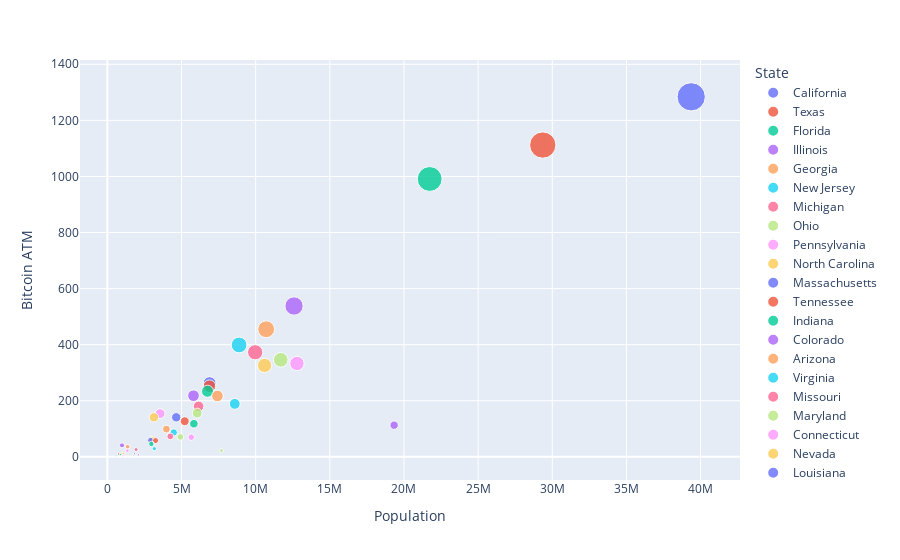

Notebook code for this chart:
### Code cell
# Linear relationship with population and bitcoin ATMs, NY (4th largest largest state in terms of pop - is the exception
# NY needs special licensing for crypto business and operations in the state - bitlicensing
# That might have negatively infulenced number of ATMs
px.scatter(
    atm_pop_df,
    x="Population",
    y="Bitcoin ATM",
    size="Bitcoin ATM",
    color="State",
    opacity=0.8
)

### Figure 1 — Plotly figure (JSON) as saved in the notebook; plotly's stock layout.template omitted (floating-point values rounded to 4 significant figures)
{"data": [{"hovertemplate": "State=California<br>Population=%{x}<br>Bitcoin ATM=%{marker.size}<extra></extra>", "legendgroup": "California", "marker": {"color": "#636efa", "opacity": 0.8, "size": [1284], "sizemode": "area", "sizeref": 3.21, "symbol": "circle"}, "mode": "markers", "name": "California", "orientation": "v", "showlegend": true, "type": "scatter", "x": [39368078], "xaxis": "x", "y": [1284], "yaxis": "y"}, {"hovertemplate": "State=Texas<br>Population=%{x}<br>Bitcoin ATM=%{marker.size}<extra></extra>", "legendgroup": "Texas", "marker": {"color": "#EF553B", "opacity": 0.8, "size": [1112], "sizemode": "area", "sizeref": 3.21, "symbol": "circle"}, "mode": "markers", "name": "Texas", "orientation": "v", "showlegend": true, "type": "scatter", "x": [29360759], "xaxis": "x", "y": [1112], "yaxis": "y"}, {"hovertemplate": "State=Florida<br>Population=%{x}<br>Bitcoin ATM=%{marker.size}<extra></extra>", "legendgroup": "Florida", "marker": {"color": "#00cc96", "opacity": 0.8, "size": [991], "sizemode": "area", "sizeref": 3.21, "symbol": "circle"}, "mode": "markers", "name": "Florida", "orientation": "v", "showlegend": true, "type": "scatter", "x": [21733312], "xaxis": "x", "y": [991], "yaxis": "y"}, {"hovertemplate": "State=Illinois<br>Population=%{x}<br>Bitcoin ATM=%{marker.size}<extra></extra>", "legendgroup": "Illinois", "marker": {"color": "#ab63fa", "opacity": 0.8, "size": [538], "sizemode": "area", "sizeref": 3.21, "symbol": "circle"}, "mode": "markers", "name": "Illinois", "orientation": "v", "showlegend": true, "type": "scatter", "x": [12587530], "xaxis": "x", "y": [538], "yaxis": "y"}, {"hovertemplate": "State=Georgia<br>Population=%{x}<br>Bitcoin ATM=%{marker.size}<extra></extra>", "legendgroup": "Georgia", "marker": {"color": "#FFA15A", "opacity": 0.8, "size": [455], "sizemode": "area", "sizeref": 3.21, "symbol": "circle"}, "mode": "markers", "name": "Georgia", "orientation": "v", "showlegend": true, "type": "scatter", "x": [10710017], "xaxis": "x", "y": [455], "yaxis": "y"}, {"hovertemplate": "State=New Jersey<br>Population=%{x}<br>Bitcoin ATM=%{marker.size}<extra></extra>", "legendgroup": "New Jersey", "marker": {"color": "#19d3f3", "opacity": 0.8, "size": [399], "sizemode": "area", "sizeref": 3.21, "symbol": "circle"}, "mode": "markers", "name": "New Jersey", "orientation": "v", "showlegend": true, "type": "scatter", "x": [8882371], "xaxis": "x", "y": [399], "yaxis": "y"}, {"hovertemplate": "State=Michigan<br>Population=%{x}<br>Bitcoin ATM=%{marker.size}<extra></extra>", "legendgroup": "Michigan", "marker": {"color": "#FF6692", "opacity": 0.8, "size": [373], "sizemode": "area", "sizeref": 3.21, "symbol": "circle"}, "mode": "markers", "name": "Michigan", "orientation": "v", "showlegend": true, "type": "scatter", "x": [9966555], "xaxis": "x", "y": [373], "yaxis": "y"}, {"hovertemplate": "State=Ohio<br>Population=%{x}<br>Bitcoin ATM=%{marker.size}<extra></extra>", "legendgroup": "Ohio", "marker": {"color": "#B6E880", "opacity": 0.8, "size": [346], "sizemode": "area", "sizeref": 3.21, "symbol": "circle"}, "mode": "markers", "name": "Ohio", "orientation": "v", "showlegend": true, "type": "scatter", "x": [11693217], "xaxis": "x", "y": [346], "yaxis": "y"}, {"hovertemplate": "State=Pennsylvania<br>Population=%{x}<br>Bitcoin ATM=%{marker.size}<extra></extra>", "legendgroup": "Pennsylvania", "marker": {"color": "#FF97FF", "opacity": 0.8, "size": [333], "sizemode": "area", "sizeref": 3.21, "symbol": "circle"}, "mode": "markers", "name": "Pennsylvania", "orientation": "v", "showlegend": true, "type": "scatter", "x": [12783254], "xaxis": "x", "y": [333], "yaxis": "y"}, {"hovertemplate": "State=North Carolina<br>Population=%{x}<br>Bitcoin ATM=%{marker.size}<extra></extra>", "legendgroup": "North Carolina", "marker": {"color": "#FECB52", "opacity": 0.8, "size": [326], "sizemode": "area", "sizeref": 3.21, "symbol": "circle"}, "mode": "markers", "name": "North Carolina", "orientation": "v", "showlegend": true, "type": "scatter", "x": [10600823], "xaxis": "x", "y": [326], "yaxis": "y"}, {"hovertemplate": "State=Massachusetts<br>Population=%{x}<br>Bitcoin ATM=%{marker.size}<extra></extra>", "legendgroup": "Massachusetts", "marker": {"color": "#636efa", "opacity": 0.8, "size": [263], "sizemode": "area", "sizeref": 3.21, "symbol": "circle"}, "mode": "markers", "name": "Massachusetts", "orientation": "v", "showlegend": true, "type": "scatter", "x": [6893574], "xaxis": "x", "y": [263], "yaxis": "y"}, {"hovertemplate": "State=Tennessee<br>Population=%{x}<br>Bitcoin ATM=%{marker.size}<extra></extra>", "legendgroup": "Tennessee", "marker": {"color": "#EF553B", "opacity": 0.8, "size": [252], "sizemode": "area", "sizeref": 3.21, "symbol": "circle"}, "mode": "markers", "name": "Tennessee", "orientation": "v", "showlegend": true, "type": "scatter", "x": [6886834], "xaxis": "x", "y": [252], "yaxis": "y"}, {"hovertemplate": "State=Indiana<br>Population=%{x}<br>Bitcoin ATM=%{marker.size}<extra></extra>", "legendgroup": "Indiana", "marker": {"color": "#00cc96", "opacity": 0.8, "size": [234], "sizemode": "area", "sizeref": 3.21, "symbol": "circle"}, "mode": "markers", "name": "Indiana", "orientation": "v", "showlegend": true, "type": "scatter", "x": [6754953], "xaxis": "x", "y": [234], "yaxis": "y"}, {"hovertemplate": "State=Colorado<br>Population=%{x}<br>Bitcoin ATM=%{marker.size}<extra></extra>", "legendgroup": "Colorado", "marker": {"color": "#ab63fa", "opacity": 0.8, "size": [218], "sizemode": "area", "sizeref": 3.21, "symbol": "circle"}, "mode": "markers", "name": "Colorado", "orientation": "v", "showlegend": true, "type": "scatter", "x": [5807719], "xaxis": "x", "y": [218], "yaxis": "y"}, {"hovertemplate": "State=Arizona<br>Population=%{x}<br>Bitcoin ATM=%{marker.size}<extra></extra>", "legendgroup": "Arizona", "marker": {"color": "#FFA15A", "opacity": 0.8, "size": [217], "sizemode": "area", "sizeref": 3.21, "symbol": "circle"}, "mode": "markers", "name": "Arizona", "orientation": "v", "showlegend": true, "type": "scatter", "x": [7421401], "xaxis": "x", "y": [217], "yaxis": "y"}, {"hovertemplate": "State=Virginia<br>Population=%{x}<br>Bitcoin ATM=%{marker.size}<extra></extra>", "legendgroup": "Virginia", "marker": {"color": "#19d3f3", "opacity": 0.8, "size": [189], "sizemode": "area", "sizeref": 3.21, "symbol": "circle"}, "mode": "markers", "name": "Virginia", "orientation": "v", "showlegend": true, "type": "scatter", "x": [8590563], "xaxis": "x", "y": [189], "yaxis": "y"}, {"hovertemplate": "State=Missouri<br>Population=%{x}<br>Bitcoin ATM=%{marker.size}<extra></extra>", "legendgroup": "Missouri", "marker": {"color": "#FF6692", "opacity": 0.8, "size": [180], "sizemode": "area", "sizeref": 3.21, "symbol": "circle"}, "mode": "markers", "name": "Missouri", "orientation": "v", "showlegend": true, "type": "scatter", "x": [6151548], "xaxis": "x", "y": [180], "yaxis": "y"}, {"hovertemplate": "State=Maryland<br>Population=%{x}<br>Bitcoin ATM=%{marker.size}<extra></extra>", "legendgroup": "Maryland", "marker": {"color": "#B6E880", "opacity": 0.8, "size": [156], "sizemode": "area", "sizeref": 3.21, "symbol": "circle"}, "mode": "markers", "name": "Maryland", "orientation": "v", "showlegend": true, "type": "scatter", "x": [6055802], "xaxis": "x", "y": [156], "yaxis": "y"}, {"hovertemplate": "State=Connecticut<br>Population=%{x}<br>Bitcoin ATM=%{marker.size}<extra></extra>", "legendgroup": "Connecticut", "marker": {"color": "#FF97FF", "opacity": 0.8, "size": [154], "sizemode": "area", "sizeref": 3.21, "symbol": "circle"}, "mode": "markers", "name": "Connecticut", "orientation": "v", "showlegend": true, "type": "scatter", "x": [3557006], "xaxis": "x", "y": [154], "yaxis": "y"}, {"hovertemplate": "State=Nevada<br>Population=%{x}<br>Bitcoin ATM=%{marker.size}<extra></extra>", "legendgroup": "Nevada", "marker": {"color": "#FECB52", "opacity": 0.8, "size": [141], "sizemode": "area", "sizeref": 3.21, "symbol": "circle"}, "mode": "markers", "name": "Nevada", "orientation": "v", "showlegend": true, "type": "scatter", "x": [3138259], "xaxis": "x", "y": [141], "yaxis": "y"}, {"hovertemplate": "State=Louisiana<br>Population=%{x}<br>Bitcoin ATM=%{marker.size}<extra></extra>", "legendgroup": "Louisiana", "marker": {"color": "#636efa", "opacity": 0.8, "size": [141], "sizemode": "area", "sizeref": 3.21, "symbol": "circle"}, "mode": "markers", "name": "Louisiana", "orientation": "v", "showlegend": true, "type": "scatter", "x": [4645318], "xaxis": "x", "y": [141], "yaxis": "y"}, {"hovertemplate": "State=South Carolina<br>Population=%{x}<br>Bitcoin ATM=%{marker.size}<extra></extra>", "legendgroup": "South Carolina", "marker": {"color": "#EF553B", "opacity": 0.8, "size": [127], "sizemode": "area", "sizeref": 3.21, "symbol": "circle"}, "mode": "markers", "name": "South Carolina", "orientation": "v", "showlegend": true, "type": "scatter", "x": [5218040], "xaxis": "x", "y": [127], "yaxis": "y"}, {"hovertemplate": "State=Wisconsin<br>Population=%{x}<br>Bitcoin ATM=%{marker.size}<extra></extra>", "legendgroup": "Wisconsin", "marker": {"color": "#00cc96", "opacity": 0.8, "size": [118], "sizemode": "area", "sizeref": 3.21, "symbol": "circle"}, "mode": "markers", "name": "Wisconsin", "orientation": "v", "showlegend": true, "type": "scatter", "x": [5832655], "xaxis": "x", "y": [118], "yaxis": "y"}, {"hovertemplate": "State=New York<br>Population=%{x}<br>Bitcoin ATM=%{marker.size}<extra></extra>", "legendgroup": "New York", "marker": {"color": "#ab63fa", "opacity": 0.8, "size": [113], "sizemode": "area", "sizeref": 3.21, "symbol": "circle"}, "mode": "markers", "name": "New York", "orientation": "v", "showlegend": true, "type": "scatter", "x": [19336776], "xaxis": "x", "y": [113], "yaxis": "y"}, {"hovertemplate": "State=Oklahoma<br>Population=%{x}<br>Bitcoin ATM=%{marker.size}<extra></extra>", "legendgroup": "Oklahoma", "marker": {"color": "#FFA15A", "opacity": 0.8, "size": [99], "sizemode": "area", "sizeref": 3.21, "symbol": "circle"}, "mode": "markers", "name": "Oklahoma", "orientation": "v", "showlegend": true, "type": "scatter", "x": [3980783], "xaxis": "x", "y": [99], "yaxis": "y"}, {"hovertemplate": "State=Kentucky<br>Population=%{x}<br>Bitcoin ATM=%{marker.size}<extra></extra>", "legendgroup": "Kentucky", "marker": {"color": "#19d3f3", "opacity": 0.8, "size": [87], "sizemode": "area", "sizeref": 3.21, "symbol": "circle"}, "mode": "markers", "name": "Kentucky", "orientation": "v", "showlegend": true, "type": "scatter", "x": [4477251], "xaxis": "x", "y": [87], "yaxis": "y"}, {"hovertemplate": "State=Oregon<br>Population=%{x}<br>Bitcoin ATM=%{marker.size}<extra></extra>", "legendgroup": "Oregon", "marker": {"color": "#FF6692", "opacity": 0.8, "size": [73], "sizemode": "area", "sizeref": 3.21, "symbol": "circle"}, "mode": "markers", "name": "Oregon", "orientation": "v", "showlegend": true, "type": "scatter", "x": [4241507], "xaxis": "x", "y": [73], "yaxis": "y"}, {"hovertemplate": "State=Alabama<br>Population=%{x}<br>Bitcoin ATM=%{marker.size}<extra></extra>", "legendgroup": "Alabama", "marker": {"color": "#B6E880", "opacity": 0.8, "size": [71], "sizemode": "area", "sizeref": 3.21, "symbol": "circle"}, "mode": "markers", "name": "Alabama", "orientation": "v", "showlegend": true, "type": "scatter", "x": [4921532], "xaxis": "x", "y": [71], "yaxis": "y"}, {"hovertemplate": "State=Minnesota<br>Population=%{x}<br>Bitcoin ATM=%{marker.size}<extra></extra>", "legendgroup": "Minnesota", "marker": {"color": "#FF97FF", "opacity": 0.8, "size": [70], "sizemode": "area", "sizeref": 3.21, "symbol": "circle"}, "mode": "markers", "name": "Minnesota", "orientation": "v", "showlegend": true, "type": "scatter", "x": [5657342], "xaxis": "x", "y": [70], "yaxis": "y"}, {"hovertemplate": "State=Arkansas<br>Population=%{x}<br>Bitcoin ATM=%{marker.size}<extra></extra>", "legendgroup": "Arkansas", "marker": {"color": "#FECB52", "opacity": 0.8, "size": [62], "sizemode": "area", "sizeref": 3.21, "symbol": "circle"}, "mode": "markers", "name": "Arkansas", "orientation": "v", "showlegend": true, "type": "scatter", "x": [3030522], "xaxis": "x", "y": [62], "yaxis": "y"}, {"hovertemplate": "State=Kansas<br>Population=%{x}<br>Bitcoin ATM=%{marker.size}<extra></extra>", "legendgroup": "Kansas", "marker": {"color": "#636efa", "opacity": 0.8, "size": [59], "sizemode": "area", "sizeref": 3.21, "symbol": "circle"}, "mode": "markers", "name": "Kansas", "orientation": "v", "showlegend": true, "type": "scatter", "x": [2913805], "xaxis": "x", "y": [59], "yaxis": "y"}, {"hovertemplate": "State=Utah<br>Population=%{x}<br>Bitcoin ATM=%{marker.size}<extra></extra>", "legendgroup": "Utah", "marker": {"color": "#EF553B", "opacity": 0.8, "size": [58], "sizemode": "area", "sizeref": 3.21, "symbol": "circle"}, "mode": "markers", "name": "Utah", "orientation": "v", "showlegend": true, "type": "scatter", "x": [3249879], "xaxis": "x", "y": [58], "yaxis": "y"}, {"hovertemplate": "State=Mississippi<br>Population=%{x}<br>Bitcoin ATM=%{marker.size}<extra></extra>", "legendgroup": "Mississippi", "marker": {"color": "#00cc96", "opacity": 0.8, "size": [46], "sizemode": "area", "sizeref": 3.21, "symbol": "circle"}, "mode": "markers", "name": "Mississippi", "orientation": "v", "showlegend": true, "type": "scatter", "x": [2966786], "xaxis": "x", "y": [46], "yaxis": "y"}, {"hovertemplate": "State=Delaware<br>Population=%{x}<br>Bitcoin ATM=%{marker.size}<extra></extra>", "legendgroup": "Delaware", "marker": {"color": "#ab63fa", "opacity": 0.8, "size": [41], "sizemode": "area", "sizeref": 3.21, "symbol": "circle"}, "mode": "markers", "name": "Delaware", "orientation": "v", "showlegend": true, "type": "scatter", "x": [986809], "xaxis": "x", "y": [41], "yaxis": "y"}, {"hovertemplate": "State=New Hampshire<br>Population=%{x}<br>Bitcoin ATM=%{marker.size}<extra></extra>", "legendgroup": "New Hampshire", "marker": {"color": "#FFA15A", "opacity": 0.8, "size": [36], "sizemode": "area", "sizeref": 3.21, "symbol": "circle"}, "mode": "markers", "name": "New Hampshire", "orientation": "v", "showlegend": true, "type": "scatter", "x": [1366275], "xaxis": "x", "y": [36], "yaxis": "y"}, {"hovertemplate": "State=Iowa<br>Population=%{x}<br>Bitcoin ATM=%{marker.size}<extra></extra>", "legendgroup": "Iowa", "marker": {"color": "#19d3f3", "opacity": 0.8, "size": [29], "sizemode": "area", "sizeref": 3.21, "symbol": "circle"}, "mode": "markers", "name": "Iowa", "orientation": "v", "showlegend": true, "type": "scatter", "x": [3163561], "xaxis": "x", "y": [29], "yaxis": "y"}, {"hovertemplate": "State=Nebraska<br>Population=%{x}<br>Bitcoin ATM=%{marker.size}<extra></extra>", "legendgroup": "Nebraska", "marker": {"color": "#FF6692", "opacity": 0.8, "size": [26], "sizemode": "area", "sizeref": 3.21, "symbol": "circle"}, "mode": "markers", "name": "Nebraska", "orientation": "v", "showlegend": true, "type": "scatter", "x": [1937552], "xaxis": "x", "y": [26], "yaxis": "y"}, {"hovertemplate": "State=Washington<br>Population=%{x}<br>Bitcoin ATM=%{marker.size}<extra></extra>", "legendgroup": "Washington", "marker": {"color": "#B6E880", "opacity": 0.8, "size": [22], "sizemode": "area", "sizeref": 3.21, "symbol": "circle"}, "mode": "markers", "name": "Washington", "orientation": "v", "showlegend": true, "type": "scatter", "x": [7693612], "xaxis": "x", "y": [22], "yaxis": "y"}, {"hovertemplate": "State=Maine<br>Population=%{x}<br>Bitcoin ATM=%{marker.size}<extra></extra>", "legendgroup": "Maine", "marker": {"color": "#FF97FF", "opacity": 0.8, "size": [22], "sizemode": "area", "sizeref": 3.21, "symbol": "circle"}, "mode": "markers", "name": "Maine", "orientation": "v", "showlegend": true, "type": "scatter", "x": [1350141], "xaxis": "x", "y": [22], "yaxis": "y"}, {"hovertemplate": "State=Montana<br>Population=%{x}<br>Bitcoin ATM=%{marker.size}<extra></extra>", "legendgroup": "Montana", "marker": {"color": "#FECB52", "opacity": 0.8, "size": [12], "sizemode": "area", "sizeref": 3.21, "symbol": "circle"}, "mode": "markers", "name": "Montana", "orientation": "v", "showlegend": true, "type": "scatter", "x": [1080577], "xaxis": "x", "y": [12], "yaxis": "y"}, {"hovertemplate": "State=Idaho<br>Population=%{x}<br>Bitcoin ATM=%{marker.size}<extra></extra>", "legendgroup": "Idaho", "marker": {"color": "#636efa", "opacity": 0.8, "size": [10], "sizemode": "area", "sizeref": 3.21, "symbol": "circle"}, "mode": "markers", "name": "Idaho", "orientation": "v", "showlegend": true, "type": "scatter", "x": [1826913], "xaxis": "x", "y": [10], "yaxis": "y"}, {"hovertemplate": "State=North Dakota<br>Population=%{x}<br>Bitcoin ATM=%{marker.size}<extra></extra>", "legendgroup": "North Dakota", "marker": {"color": "#EF553B", "opacity": 0.8, "size": [10], "sizemode": "area", "sizeref": 3.21, "symbol": "circle"}, "mode": "markers", "name": "North Dakota", "orientation": "v", "showlegend": true, "type": "scatter", "x": [765309], "xaxis": "x", "y": [10], "yaxis": "y"}, {"hovertemplate": "State=South Dakota<br>Population=%{x}<br>Bitcoin ATM=%{marker.size}<extra></extra>", "legendgroup": "South Dakota", "marker": {"color": "#00cc96", "opacity": 0.8, "size": [8], "sizemode": "area", "sizeref": 3.21, "symbol": "circle"}, "mode": "markers", "name": "South Dakota", "orientation": "v", "showlegend": true, "type": "scatter", "x": [892717], "xaxis": "x", "y": [8], "yaxis": "y"}, {"hovertemplate": "State=New Mexico<br>Population=%{x}<br>Bitcoin ATM=%{marker.size}<extra></extra>", "legendgroup": "New Mexico", "marker": {"color": "#ab63fa", "opacity": 0.8, "size": [7], "sizemode": "area", "sizeref": 3.21, "symbol": "circle"}, "mode": "markers", "name": "New Mexico", "orientation": "v", "showlegend": true, "type": "scatter", "x": [2106319], "xaxis": "x", "y": [7], "yaxis": "y"}, {"hovertemplate": "State=West Virginia<br>Population=%{x}<br>Bitcoin ATM=%{marker.size}<extra></extra>", "legendgroup": "West Virginia", "marker": {"color": "#FFA15A", "opacity": 0.8, "size": [6], "sizemode": "area", "sizeref": 3.21, "symbol": "circle"}, "mode": "markers", "name": "West Virginia", "orientation": "v", "showlegend": true, "type": "scatter", "x": [1784787], "xaxis": "x", "y": [6], "yaxis": "y"}, {"hovertemplate": "State=Wyoming<br>Population=%{x}<br>Bitcoin ATM=%{marker.size}<extra></extra>", "legendgroup": "Wyoming", "marker": {"color": "#19d3f3", "opacity": 0.8, "size": [5], "sizemode": "area", "sizeref": 3.21, "symbol": "circle"}, "mode": "markers", "name": "Wyoming", "orientation": "v", "showlegend": true, "type": "scatter", "x": [582328], "xaxis": "x", "y": [5], "yaxis": "y"}, {"hovertemplate": "State=Rhode Island<br>Population=%{x}<br>Bitcoin ATM=%{marker.size}<extra></extra>", "legendgroup": "Rhode Island", "marker": {"color": "#FF6692", "opacity": 0.8, "size": [5], "sizemode": "area", "sizeref": 3.21, "symbol": "circle"}, "mode": "markers", "name": "Rhode Island", "orientation": "v", "showlegend": true, "type": "scatter", "x": [1057125], "xaxis": "x", "y": [5], "yaxis": "y"}, {"hovertemplate": "State=Hawaii<br>Population=%{x}<br>Bitcoin ATM=%{marker.size}<extra></extra>", "legendgroup": "Hawaii", "marker": {"color": "#B6E880", "opacity": 0.8, "size": [3], "sizemode": "area", "sizeref": 3.21, "symbol": "circle"}, "mode": "markers", "name": "Hawaii", "orientation": "v", "showlegend": true, "type": "scatter", "x": [1407006], "xaxis": "x", "y": [3], "yaxis": "y"}], "layout": {"autosize": true, "legend": {"itemsizing": "constant", "title": {"text": "State"}, "tracegroupgap": 0}, "margin": {"t": 60}, "xaxis": {"anchor": "y", "autorange": true, "domain": [0, 1], "range": [-1750000.0, 42260000.0], "title": {"text": "Population"}, "type": "linear"}, "yaxis": {"anchor": "x", "autorange": true, "domain": [0, 1], "range": [-88.08, 1438.0], "title": {"text": "Bitcoin ATM"}, "type": "linear"}}}
